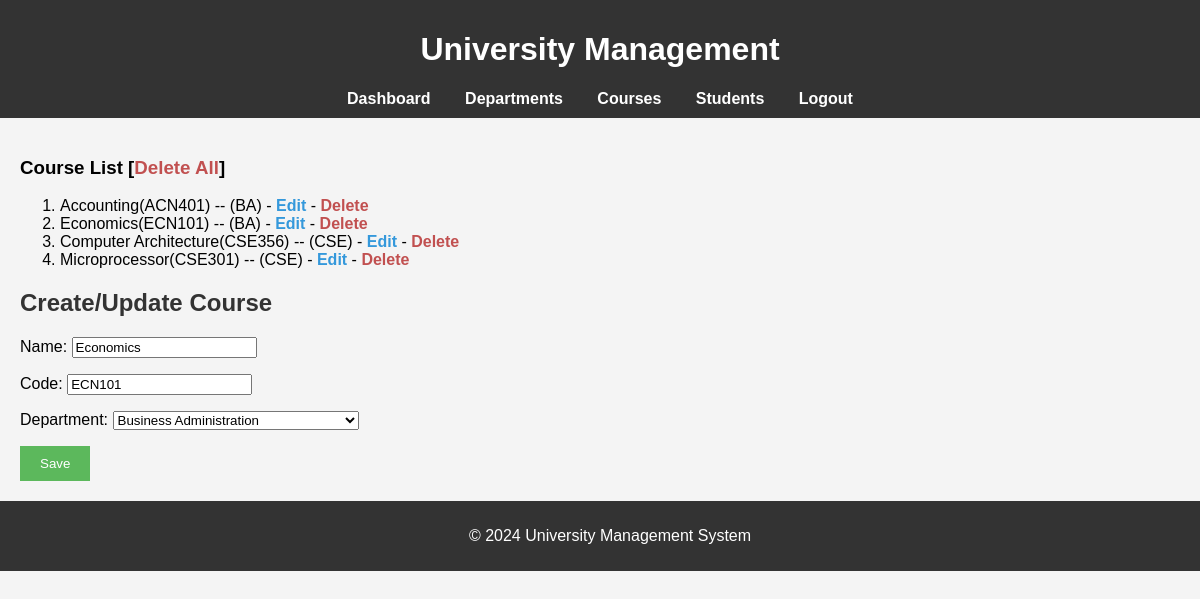
Screenshot of /courses/edit/4 (signed in) with the database file from the repository.
### university/models.py (models this page shows, shortened)
class Courses(models.Model):
    name = models.CharField(max_length=50)
    code = models.CharField(max_length=10)
    department = models.ForeignKey(Departments, on_delete=models.CASCADE)
    class Meta:
        ordering = ["department", "name"]

class Departments(models.Model):
    name = models.CharField(max_length=50)
    code = models.CharField(max_length=5)
    def __str__(self):
        return self.name
    class Meta:
        ordering = ["name"]

### university/views.py (the view)
# urls.py: path("courses/edit/<int:pk>", views.edit_course, name="edit_course"),
@login_required(login_url="login")
def edit_course(request, pk):
    courses = Courses.objects.get(pk=pk)
    if request.method == "POST":
        form = CourseForm(request.POST, instance=courses)
        if form.is_valid():
            form.save()
            return redirect("create_course")
    form = CourseForm(instance=courses)
    return render(request, "courses.html", {"form": form})

### university/forms.py
class CourseForm(forms.ModelForm):
    class Meta:
        model = Courses
        fields = "__all__"

### people/context_processor.py (called while the page is built)
def people_processor(request):
    students = Students.objects.all()
    teachers = Teachers.objects.all()
    return {
        "students" : students,
        "teachers" : teachers
    }

### university/context_processor.py (called while the page is built)
def university_processor(request):
    departments = Departments.objects.all()
    courses = Courses.objects.all()
    return {
        "departments" : departments,
        "courses" : courses,
    }

### templates/courses.html (shortened to what this page needs)
{% extends 'base.html' %}
{% block content %}
    <h3>Course List <span>[<a id="delete" href="{% url 'delete_all_course' %}">Delete All</a>]</span></h3>
    <ol>
        {% for course in courses %}
            <li>{{ course.name }}({{ course.code }}) -- ({{course.department.code}}) - <a href="{% url 'edit_course' course.id %}">Edit</a> - <a href="{% url 'delete_course' course.id %}" id="delete">Delete</a></li>
        {% endfor %}
    </ol>
<h2>Create/Update Course</h2>
<form method="POST">
    {{ form.as_p }}
    <button type="submit">Save</button>
</form>
{% endblock %}

### static/css/styles.css (style rules this page uses)
body { font-family: Arial, sans-serif; margin: 0; padding: 0; background-color: #f4f4f4; }
h2 { color: #333; }
button { background-color: #5cb85c; color: white; border: none; padding: 10px 20px; cursor: pointer; }
a { text-decoration: none; color: #3498db; font-weight: bold; transition: color 0.3s ease; }
#delete { color : #c15050; }

### rows the page displays
Courses: name "Accounting", code "ACN401", department.code "BA"
Courses: name "Economics", code "ECN101", department.code "BA", department "Business Administration"
Courses: name "Computer Architecture", code "CSE356", department.code "CSE"
Courses: name "Microprocessor", code "CSE301", department.code "CSE"
